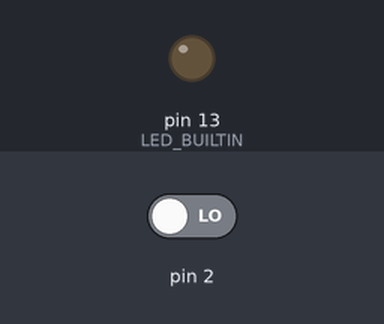
This sketch was run on a simulated Arduino Uno, built with avr-gcc and run on an emulated ATmega328P. On the bench: output pins drawn as LEDs (lit = HIGH). The test bench sets the inputs (shaded band); at power-on: pin 2 LOW.

Above: at 1.2 s.
1.3 s: pin 2 driven HIGH
At 2.3 s:
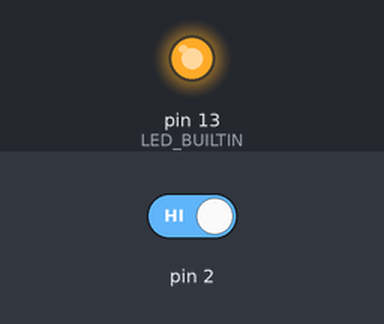
2.8 s: pin 2 driven LOW
At 3.5 s:
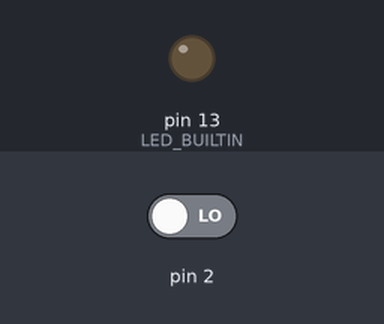
Timing chart, 0 to 5.8 s (numbered marks = the images above; inputs shaded):
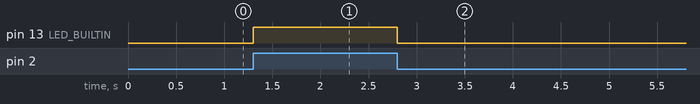

Measured:
- after the input at 1.3 s, pin 13 (LED_BUILTIN): LOW → HIGH at once
- after the input at 2.8 s, pin 13 (LED_BUILTIN): HIGH → LOW at once

The sketch:

led_with_push_button_code.ino
```cpp
// C++ code
//
int led = 13;

int input = 2;

void setup()
{
  pinMode(13, OUTPUT);
  pinMode (2 , INPUT);
}

void loop()
{
  if (digitalRead (2) == HIGH){

  	digitalWrite(13, HIGH);
  }
  else
  {
    digitalWrite(LED_BUILTIN, LOW);
  }

}
```
